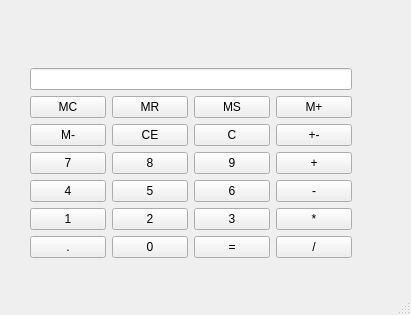
<?xml version="1.0" encoding="UTF-8"?>
<ui version="4.0">
 <class>MainWindow</class>
 <widget class="QMainWindow" name="MainWindow">
  <property name="geometry">
   <rect>
    <x>0</x>
    <y>0</y>
    <width>411</width>
    <height>315</height>
   </rect>
  </property>
  <property name="windowTitle">
   <string>MainWindow</string>
  </property>
  <widget class="QWidget" name="centralwidget">
   <widget class="QWidget" name="">
    <property name="geometry">
     <rect>
      <x>30</x>
      <y>30</y>
      <width>322</width>
      <height>228</height>
     </rect>
    </property>
    <layout class="QVBoxLayout" name="verticalLayout">
     <item>
      <widget class="QLabel" name="lbl_history">
       <property name="text">
        <string/>
       </property>
      </widget>
     </item>
     <item>
      <widget class="QLineEdit" name="leRes">
       <property name="readOnly">
        <bool>true</bool>
       </property>
      </widget>
     </item>
     <item>
      <layout class="QGridLayout" name="gridLayout">
       <item row="0" column="0">
        <widget class="QPushButton" name="pb_MC">
         <property name="text">
          <string>MC</string>
         </property>
        </widget>
       </item>
       <item row="0" column="1">
        <widget class="QPushButton" name="pb_MR">
         <property name="text">
          <string>MR</string>
         </property>
        </widget>
       </item>
       <item row="0" column="2">
        <widget class="QPushButton" name="pb_MS">
         <property name="text">
          <string>MS</string>
         </property>
        </widget>
       </item>
       <item row="0" column="3">
        <widget class="QPushButton" name="pb_Mpl">
         <property name="text">
          <string>M+</string>
         </property>
        </widget>
       </item>
       <item row="1" column="0">
        <widget class="QPushButton" name="pb_Mmin">
         <property name="text">
          <string>M-</string>
         </property>
        </widget>
       </item>
       <item row="1" column="1">
        <widget class="QPushButton" name="pb_CE">
         <property name="text">
          <string>CE</string>
         </property>
        </widget>
       </item>
       <item row="1" column="2">
        <widget class="QPushButton" name="pb_C">
         <property name="text">
          <string>C</string>
         </property>
        </widget>
       </item>
       <item row="1" column="3">
        <widget class="QPushButton" name="pbplmin">
         <property name="text">
          <string>+-</string>
         </property>
        </widget>
       </item>
       <item row="2" column="0">
        <widget class="QPushButton" name="pb_7">
         <property name="text">
          <string>7</string>
         </property>
        </widget>
       </item>
       <item row="2" column="1">
        <widget class="QPushButton" name="pb_8">
         <property name="text">
          <string>8</string>
         </property>
        </widget>
       </item>
       <item row="2" column="2">
        <widget class="QPushButton" name="pb_9">
         <property name="text">
          <string>9</string>
         </property>
        </widget>
       </item>
       <item row="2" column="3">
        <widget class="QPushButton" name="pbpl">
         <property name="text">
          <string>+</string>
         </property>
        </widget>
       </item>
       <item row="3" column="0">
        <widget class="QPushButton" name="pb_4">
         <property name="text">
          <string>4</string>
         </property>
        </widget>
       </item>
       <item row="3" column="1">
        <widget class="QPushButton" name="pb_5">
         <property name="text">
          <string>5</string>
         </property>
        </widget>
       </item>
       <item row="3" column="2">
        <widget class="QPushButton" name="pb_6">
         <property name="text">
          <string>6</string>
         </property>
        </widget>
       </item>
       <item row="3" column="3">
        <widget class="QPushButton" name="pbmin">
         <property name="text">
          <string>-</string>
         </property>
        </widget>
       </item>
       <item row="4" column="0">
        <widget class="QPushButton" name="pb_1">
         <property name="text">
          <string>1</string>
         </property>
        </widget>
       </item>
       <item row="4" column="1">
        <widget class="QPushButton" name="pb_2">
         <property name="text">
          <string>2</string>
         </property>
        </widget>
       </item>
       <item row="4" column="2">
        <widget class="QPushButton" name="pb_3">
         <property name="text">
          <string>3</string>
         </property>
        </widget>
       </item>
       <item row="4" column="3">
        <widget class="QPushButton" name="pbpr">
         <property name="text">
          <string>*</string>
         </property>
        </widget>
       </item>
       <item row="5" column="0">
        <widget class="QPushButton" name="pbdot">
         <property name="text">
          <string>.</string>
         </property>
        </widget>
       </item>
       <item row="5" column="1">
        <widget class="QPushButton" name="pb_0">
         <property name="text">
          <string>0</string>
         </property>
        </widget>
       </item>
       <item row="5" column="2">
        <widget class="QPushButton" name="pbequal">
         <property name="text">
          <string>=</string>
         </property>
        </widget>
       </item>
       <item row="5" column="3">
        <widget class="QPushButton" name="pbdiv">
         <property name="text">
          <string>/</string>
         </property>
        </widget>
       </item>
      </layout>
     </item>
    </layout>
   </widget>
  </widget>
  <widget class="QMenuBar" name="menubar">
   <property name="geometry">
    <rect>
     <x>0</x>
     <y>0</y>
     <width>411</width>
     <height>22</height>
    </rect>
   </property>
  </widget>
  <widget class="QStatusBar" name="statusbar"/>
 </widget>
 <resources/>
 <connections/>
</ui>
